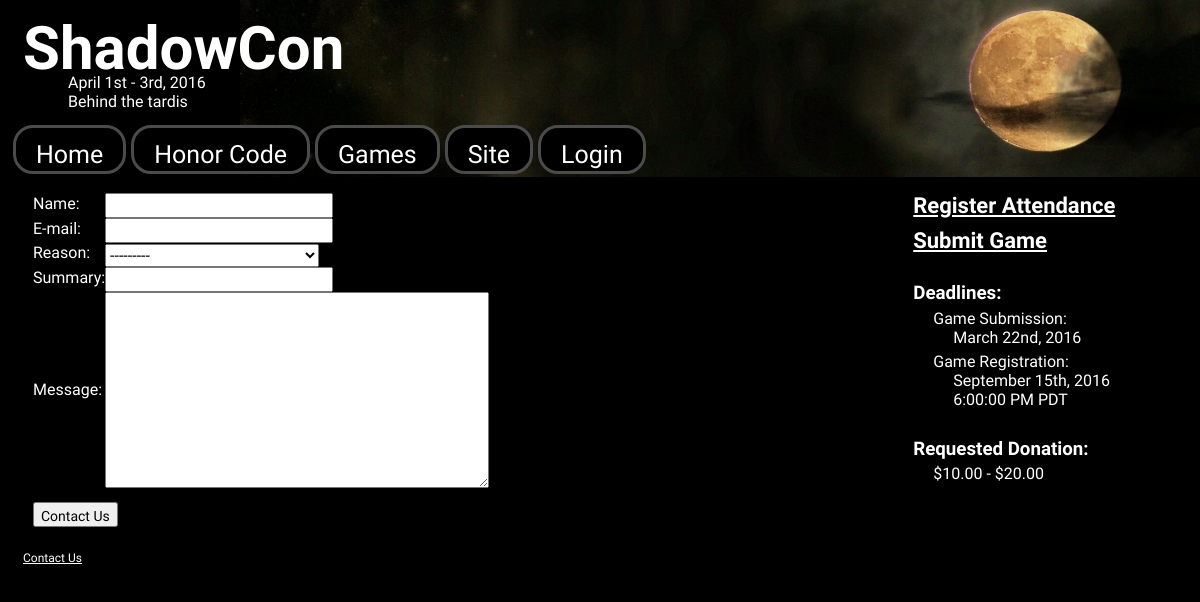
Page /contact/ on the committed database.
### convention/models.py (models this page shows, shortened)
class ConInfo(models.Model):
    date = models.DateField()
    pre_reg_deadline = models.DateField()
    game_sub_deadline = models.DateField()
    game_reg_deadline = models.DateTimeField(
        default=pytz.timezone("US/Pacific").localize(datetime(2016, 9, 15, 18, 0, 0)))
    location = models.CharField(max_length=1024)
    pre_reg_cost = models.FloatField()
    door_cost = models.FloatField()
    registration_opens = models.DateTimeField()
    max_attendees = models.PositiveIntegerField()

### contact/models.py (models this page shows)
class ContactReason(models.Model):
    name = models.CharField(max_length=256, unique=True)
    list = models.ForeignKey(EmailList, on_delete=models.CASCADE)
    def __str__(self):
        return self.name

### contact/views.py (the view, shortened to what this page needs)
class ContactView(FormView):
    template_name = 'contact/contact.html'
    form_class = ContactForm

### contact/forms.py (shortened to what this page needs)
class ContactForm(Form):
    name = CharField(label="Name", max_length=128,)
    email = EmailField(label="E-mail", max_length=128)
    reason = ModelChoiceField(label="Reason", queryset=ContactReason.objects.all())
    summary = CharField(label="Summary", max_length=128)
    message = CharField(label="Message", max_length=5000, widget=Textarea)

### convention/templatetags/con_info.py (called while the page is built)
@register.simple_tag
def con_date():
    start = get_con_value("date")
    end = date(start.year, start.month, start.day + 2)
    return str(dateformat.format(start, "F jS - ") + dateformat.format(end, "jS, Y"))

@register.simple_tag
def con_year():
    return str(get_con_value("date").year)

@register.simple_tag
def con_pre_reg_deadline():
    return dateformat.format(get_con_value("pre_reg_deadline"), "F jS, Y")

@register.simple_tag
def con_game_sub_deadline():
    return dateformat.format(get_con_value("game_sub_deadline"), "F jS, Y")

@register.simple_tag
def con_game_reg_deadline():
    return html.format_html(get_datetime_as_string(get_con_value("game_reg_deadline"), "<br />"))

@register.simple_tag
def con_location():
    return get_con_value("location")

@register.simple_tag
def con_door_cost():
    return "$%.2f" % get_con_value("door_cost")

@register.simple_tag
def con_pre_reg_cost():
    return "$%.2f" % get_con_value("pre_reg_cost")

def get_datetime_as_string(value, date_time_sep):
    local = value.astimezone(pytz.timezone('US/Pacific'))
    return dateformat.format(local, "F jS, Y") + date_time_sep + dateformat.format(local, "g:i:s A T")

@register.inclusion_tag('convention/register_sidebar_links.html')
def register_links(user):
    raw_open_date = get_con_value("registration_opens")
    return {'is_registration_open': is_registration_open(),
            'is_pre_reg_open': is_pre_reg_open(user),
            'open_date': get_datetime_as_string(raw_open_date, "<br>")}

### convention/templatetags/user.py (called while the page is built)
@register.simple_tag
def edit_schedule_link(user):
    if (user.is_staff or user.is_superuser) and user.is_active:
        return html.format_html('<li><a href="{}">Change Schedule</a></li>',
                                reverse('convention:edit_schedule'))
    else:
        return ""

### convention/utils.py (called while the page is built)
def get_con_value(parameter):
    con_objects = ConInfo.objects.all()
    if len(con_objects) == 0:
        raise ValueError("No con object found")
    elif len(con_objects) > 1:
        raise ValueError("Multiple con objects found")
    info = con_objects[0]
    return getattr(info, parameter)

### contact/templates/contact/contact.html (shortened to what this page needs)
{% extends "base.html" %}
{% block content %}
<form action="." method="POST">
  <table>
    {{ form.as_table }}
  </table>
  <input class="submit" type="submit" value="Contact Us">
</form>
{% endblock %}

### shadowcon/templates/base.html (shortened to what this page needs)
<!DOCTYPE html>
{% load staticfiles %}
{% load con_info %}
{% load user %}
<html>
<head>
  <link rel="stylesheet" href="https://maxcdn.bootstrapcdn.com/bootstrap/3.3.6/css/bootstrap.min.css"
>
  <link rel="stylesheet" href="{% static 'css/base.css' %}"/>
</head>
<body>
<div id="container-fluid">
  <div class="row">
    <div id="head_and_nav">
      <div class="col-lg-12">
        <header>
          <h1>ShadowCon</h1>
          <p>{% con_date %}<br>
            {% con_location %}</p>
        </header>
        <nav>
          <ul>
            <li><a href="/">Home</a></li>
            <li><a href="{% url 'page:display' 'honor_code' %}">Honor Code</a></li>
            <li><a href="#">Games</a>
            </li>
            <li><a href="#">Site</a>
            </li>
            {% if user.is_authenticated %}
            <li><a href="#">Account</a>
              <ul>
                <li><a href="{% url 'convention:user_profile' %}">Profile</a></li>
                <li><a href="{% url 'logout' %}">Logout</a></li>
                {% admin_link request.user %}
                {% attendance_list_link request.user %}
              </ul>
            </li>
            {% else %}
            <li><a href="{% url 'login' %}?next={% block login-next %}{{ request.get_full_path }}{% endblock %}">Login</a></li>
            {% endif %}
          </ul>
        </nav>
      </div>
    </div>
  </div>
  <div class="row">
    <div class="col-sm-9">
      <section id="main" role="main">
        {% block content %}<h1>Content goes here</h1>{% endblock %}
      </section>
    </div>
    <div class="col-sm-3">
      <aside>
        <ul>
          {% register_links request.user %}
          <li id="deadlines">
            <h3>Deadlines:</h3>
            <ul>
              <li>Game Submission:<br/>
                <ul>
                  <li>{% con_game_sub_deadline %}</li>
                </ul>
              </li>
              <li>Game Registration:<br/>
                <ul>
                  <li>{% con_game_reg_deadline %}</li>
                </ul>
              </li>
            </ul>
          </li>
          <li id="costs">
            <h3>Requested Donation:</h3>
            <ul>
              <li>{% con_pre_reg_cost %} - {% con_door_cost %}</li>
            </ul>
          </li>
        </ul>
      </aside>
    </div>
  </div>
  <div class="row">
    <div class="col-sm-12">
      <footer>
        <a href="{% url 'contact:contact' %}">Contact Us</a>
      </footer>
    </div>
  </div>
</div>
</body>
</html>

### convention/templates/convention/register_sidebar_links.html (shortened to what this page needs)
{% load tz %}
{% if is_registration_open %}
          <li><a href="{% url 'convention:register_attendance' %}">Register Attendance</a></li>
{% elif is_pre_reg_open %}
          <li><a href="{% url 'convention:register_attendance' %}">Pre-register Attendance</a></li>
{% endif %}
          <li><a href="{% url 'convention:submit_game' %}">Submit Game</a></li>

### shadowcon/static/css/base.css (style rules this page uses)
article, aside, details, figcaption, figure, footer, header, hgroup, nav, section { display: block; }
body { background-color: #000000; color:#FFFFFF; font-family: 'Special Elite', cursive; line-height:normal; margin:0px 8px 8px 8px; font-size:16px; }
a, a:focus, a:hover { color:#FFFFFF; text-decoration:underline; }
a:focus, a:hover, h1, h2, h3 { font-weight:bold; }
.submit { margin-top:10px; color:black; padding-top:4px; }
select, input, textarea { color:black; }
p label, th label { font-weight:normal; }
input.submit { font-size:14px; }
h3 { font-size:18.72px; }
p, form { margin:16px 0px 16px 0px; }
div#head_and_nav { background-image:url('../img/header.jpg'); background-position:right; background-size:960px 177px; background-repeat:no-repeat; height:177px; box-sizing:content-box; }
header { padding-top:1px; }
header h1 { font-size:60px; margin: 15px 0px 0px 15px; }
header p { margin:-9px 0px 14px 60px; }
nav { height:45px; }
nav ul { font-size:25px; margin: 0; padding: 0; list-style: none; }
nav ul li { display: block; position: relative; float: left; }
nav ul li a { display: block; text-decoration: none; padding: 12px 20px 1px 20px; background-color:#000000; margin-left: 5px; white-space: nowrap; height:30px; text-align:center; border:3px solid #4B4B4B; border-radius: 20px; overflow:hidden; box-sizing:content-box; }
section#main { padding-left:25px; padding-right:25px; margin-bottom:20px; }
aside { margin:16px 0px 20px 0px; }
aside ul { list-style: none; margin:10px; padding:0px; }
aside a { font-size:22px; font-weight:bold; }
aside li { padding:0px 0px 10px 0px; }
aside h3 { margin:0px; margin-top:20px; margin-bottom:5px; }
aside ul { list-style: none; margin:0px; padding:0px; padding-bottom:5px; }
aside li#deadlines ul li, aside li#registration_opens ul, aside li#costs ul li { margin:0px; margin-left:10px; padding:0px; padding-left:10px; }
aside li#costs h3 { margin-top:10px; }
aside li#costs ul li { margin-bottom:5px; }
footer { background-color: #000000; clear:both; height:27px; }
footer a { top:5px; margin-left:15px; font-size:12px; }
.row { margin-right:-8px; }

### rows in the picture
ConInfo: date "April 1st - 3rd, 2016", location "Behind the tardis", game_sub_deadline "March 22nd, 2016", game_reg_deadline "September 15th, 2016 6:00:00 PM PDT", pre_reg_cost "$10.00", door_cost "$20.00"
